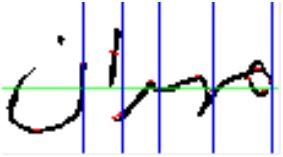
#> input picture Morphology/inp.jpg, 283 x 157 px
$ python segment.py
#> lines starting #> are read from the running program, lines starting #| are printed output that depends on the picture; after the words box and inside, x2 and y2 are one past the last pixel; in counts of white or black regions, pixels touching at a corner belong together
import cv2
import numpy as np

img = cv2.imread('inp.jpg',0)
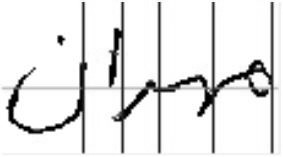
#> img: shape (157, 283); min 0, max 255, mean 229.2

ret,bin = cv2.threshold(img,127,255,cv2.THRESH_BINARY_INV)
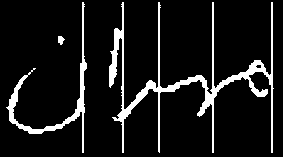
#> bin: shape (157, 283); 9.3% white; 3 white regions, box (x1, y1, x2, y2) and area: (109, 2, 274, 153) 2992, (6, 2, 87, 153) 1117, (58, 36, 65, 45) 43

kernel = np.ones((3,3),np.uint8)
opened = cv2.morphologyEx(bin, cv2.MORPH_OPEN, kernel)
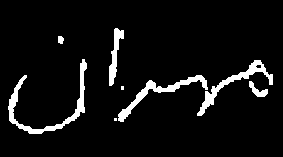
#> opened: shape (157, 283); 6.3% white; 8 white regions (2 under 20 px), largest, box (x1, y1, x2, y2) and area: (8, 59, 87, 134) 898, (118, 75, 208, 122) 680, (197, 60, 273, 116) 675, (109, 28, 124, 86) 360, (249, 81, 268, 97) 131, (58, 36, 64, 44) 40
cv2.imshow("opened", opened)

kernel = np.ones((5,5),np.uint8)
closed = cv2.morphologyEx(opened, cv2.MORPH_CLOSE, kernel)
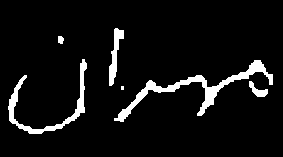
#> closed: shape (157, 283); 6.5% white; 6 white regions (1 under 20 px), largest, box (x1, y1, x2, y2) and area: (114, 60, 273, 122) 1427, (8, 59, 87, 134) 902, (109, 28, 124, 86) 364, (249, 81, 268, 97) 136, (58, 36, 64, 44) 40
ret, output = cv2.threshold(closed,127,255,cv2.THRESH_BINARY_INV)
cv2.imshow("segment", output)
cv2.imwrite("segment.png", output)
cv2.waitKey(0)
